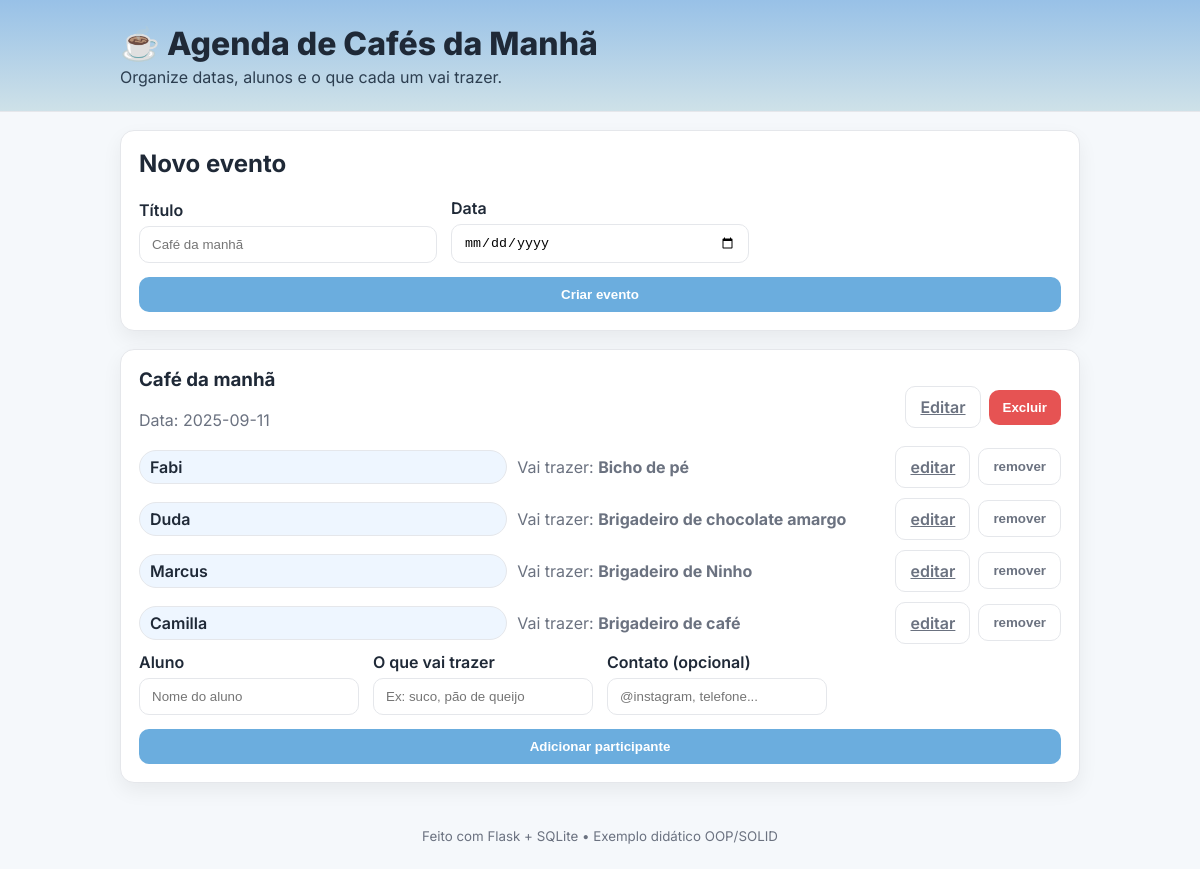
Before: / with the older database file.
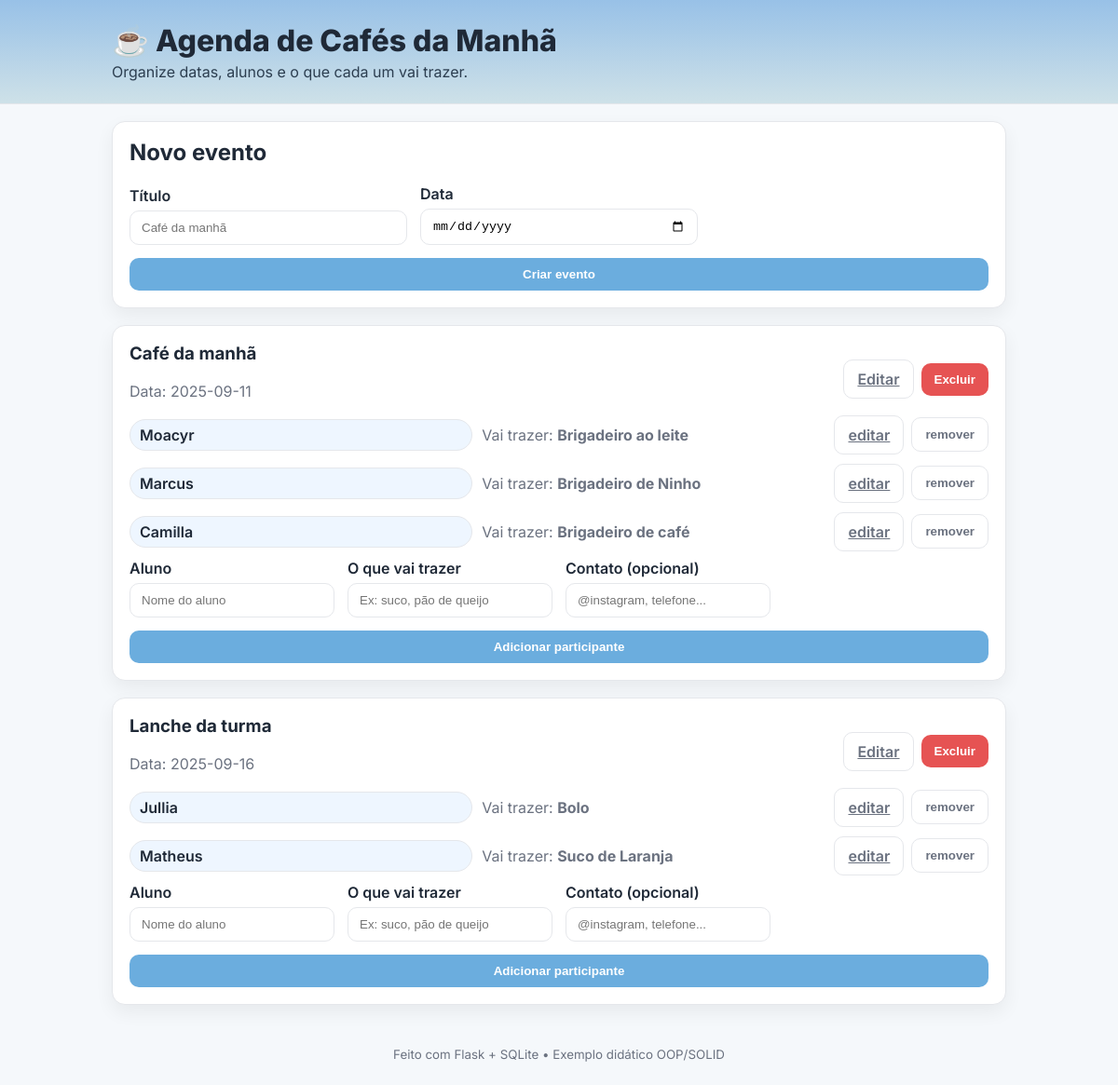
After: the same page with the newer database file.
### tables this page shows
CREATE TABLE events (
                    id INTEGER PRIMARY KEY AUTOINCREMENT,
                    title TEXT NOT NULL,
                    date TEXT NOT NULL
                );

CREATE TABLE participations (
                    id INTEGER PRIMARY KEY AUTOINCREMENT,
                    event_id INTEGER NOT NULL,
                    student_id INTEGER NOT NULL,
                    item TEXT NOT NULL,
                    FOREIGN KEY(event_id) REFERENCES events(id) ON DELETE CASCADE,
                    FOREIGN KEY(student_id) REFERENCES students(id) ON DELETE CASCADE
                );

CREATE TABLE students (
                    id INTEGER PRIMARY KEY AUTOINCREMENT,
                    name TEXT NOT NULL,
                    contact TEXT DEFAULT ''
                );

### app.py (the view)
    @app.route("/")
    def home():
        events = service.list_events()
        students = service.list_students()
        return render_template("index.html", events=events, students=students)

### domain/event.py (called while the page is built)
    def add_participation(self, p: Participation):
        self.participations.append(p)

### infrastructure/sqlite_repository.py (called while the page is built)
    def connect(self):
        conn = sqlite3.connect(self.db_path, timeout=10)
        conn.row_factory = sqlite3.Row
        return conn

    def list_students(self) -> List[Student]:
        with self.connect() as conn:
            rows = conn.execute("SELECT id, name, contact FROM students ORDER BY name ASC").fetchall()
            return [Student(r["name"], r["contact"], sid=r["id"]) for r in rows]

### services/agenda_service.py (called while the page is built)
    def list_events(self):
        return self._repo.list_events()

    def list_students(self):
        return self._repo.list_students()

### templates/index.html (shortened to what this page needs)
{% extends "base.html" %}
{% block content %}
<section class="card">
  <h2>Novo evento</h2>
  <form action="{{ url_for('add_event') }}" method="post" class="grid">
    <div class="form-group">
      <label for="title">Título</label>
      <input type="text" id="title" name="title" placeholder="Café da manhã" />
    </div>
    <div class="form-group">
      <label for="date">Data</label>
      <input type="date" id="date" name="date" required />
    </div>
    <div class="form-group full">
      <button type="submit" class="btn">Criar evento</button>
    </div>
  </form>
</section>
{% for e in events %}
  <section class="card">
    <div class="card-header">
      <div>
        <h3>{{ e.title }}</h3>
        <p class="muted">Data: {{ e.date }}</p>
      </div>
      <form action="{{ url_for('delete_event') }}" method="post" style="display:flex; gap:8px; align-items:center;">
        <a class="btn ghost" href="{{ url_for('edit_event', event_id=e.id) }}">Editar</a>
        <button class="btn danger" onclick="return confirm('Excluir este evento?')">Excluir</button>
      </form>
    </div>
    <div class="list">
      {% if e.participations %}
        {% for p in e.participations %}
          <div class="list-row">
            <div class="chip">{{ p.student_name }}</div>
            <div class="muted">Vai trazer: <strong>{{ p.item }}</strong></div>
            <form action="{{ url_for('delete_participation') }}" method="post" style="display:flex; gap:8px; align-items:center;">
              <a class="btn ghost" href="{{ url_for('edit_participation', pid=p.id) }}">editar</a>
              <button class="btn ghost">remover</button>
            </form>
          </div>
        {% endfor %}
      {% else %}
        <p class="muted">Ainda sem participantes. Adicione abaixo 👇</p>
      {% endif %}
    </div>
    <form action="{{ url_for('add_participant') }}" method="post" class="grid compact">
      <div class="form-group">
        <label for="name-{{ e.id }}">Aluno</label>
        <input type="text" id="name-{{ e.id }}" name="name" placeholder="Nome do aluno" required>
      </div>
      <div class="form-group">
        <label for="item-{{ e.id }}">O que vai trazer</label>
        <input type="text" id="item-{{ e.id }}" name="item" placeholder="Ex: suco, pão de queijo" required>
      </div>
      <div class="form-group">
        <label for="contact-{{ e.id }}">Contato (opcional)</label>
        <input type="text" id="contact-{{ e.id }}" name="contact" placeholder="@instagram, telefone...">
      </div>
      <div class="form-group full">
        <button type="submit" class="btn">Adicionar participante</button>
      </div>
    </form>
  </section>
{% endfor %}
{% endblock %}

### templates/base.html (shortened to what this page needs)
<!doctype html>
<html lang="pt-br">
<head>
  <link rel="stylesheet" href="{{ url_for('static', filename='css/styles.css') }}">
</head>
<body>
  <header class="topbar">
    <div class="container">
      <h1>☕ Agenda de Cafés da Manhã</h1>
      <p>Organize datas, alunos e o que cada um vai trazer.</p>
    </div>
  </header>
  <main class="container">
    {% block content %}{% endblock %}
  </main>
  <footer class="footer">
    <div class="container">
      <small>Feito com Flask + SQLite • Exemplo didático OOP/SOLID</small>
    </div>
  </footer>
</body>
</html>

### static/css/styles.css (style rules this page uses)
* { box-sizing: border-box; }
:root { --bg: #f5f8fb; --card: #ffffff; --text: #1f2937; --muted: #6b7280; --primary: #6badde; --primary-dark: #4b86b7; --danger: #e65353; --border: #e5e7eb; --shadow: 0 8px 20px rgba(0,0,0,.06); }
html, body { margin:0; padding:0; font-family: Inter, system-ui, -apple-system, Arial, sans-serif; color: var(--text); background: var(--bg); }
.container { width: min(960px, 94%); margin: 0 auto; }
.topbar { background: linear-gradient(180deg, #98c1e7, #cee1e8); padding: 24px 0; border-bottom: 1px solid var(--border); }
.topbar h1 { margin: 0 0 4px 0; font-weight: 800; }
.topbar p { margin: 0; color: #2c3e50; }
.footer { padding: 24px 0; text-align: center; color: var(--muted); }
.card { background: var(--card); border: 1px solid var(--border); border-radius: 14px; padding: 18px; margin: 18px 0; box-shadow: var(--shadow); }
.card h2, .card h3 { margin-top: 0; }
.card-header { display: flex; align-items: center; justify-content: space-between; gap: 16px; }
.grid { display: grid; grid-template-columns: repeat(3, 1fr); gap: 14px; align-items: end; }
.grid.compact { grid-template-columns: repeat(4, 1fr); }
.grid .full { grid-column: 1 / -1; }
.form-group { display: flex; flex-direction: column; gap: 6px; }
label { font-weight: 600; }
input[type="text"], input[type="date"] { padding: 10px 12px; border-radius: 10px; border: 1px solid var(--border); outline: none; }
.btn { padding: 10px 14px; border-radius: 10px; border: 0; background: var(--primary); color: white; font-weight: 600; cursor: pointer; }
.btn.ghost { background: transparent; color: var(--muted); border: 1px solid var(--border); }
.btn.danger { background: var(--danger); }
.list { display: flex; flex-direction: column; gap: 10px; margin-bottom: 8px; }
.list-row { display: grid; grid-template-columns: 1fr 1fr auto; gap: 10px; align-items: center; }
.chip { display:inline-block; padding:6px 10px; border-radius: 999px; background: #eef6ff; border: 1px solid var(--border); font-weight: 600; }
.muted { color: var(--muted); }

Changed rows visible on the page:
removed participations: student_name "Fabi", item "Bicho de pé", shown under events "Café da manhã"
removed participations: student_name "Duda", item "Brigadeiro de chocolate amargo", shown under events "Café da manhã"
added participations: student_name "Moacyr", item "Brigadeiro ao leite", shown under events "Café da manhã"
added events: title "Lanche da turma", date "2025-09-16"
added participations: student_name "Jullia", item "Bolo", shown under "Lanche da turma"
added participations: student_name "Matheus", item "Suco de Laranja", shown under "Lanche da turma"
